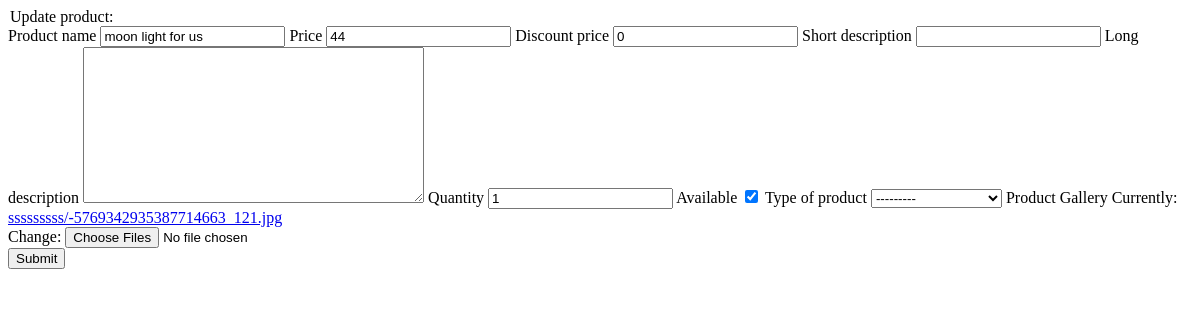
Before: /update/8/ (signed in) with the older database file.
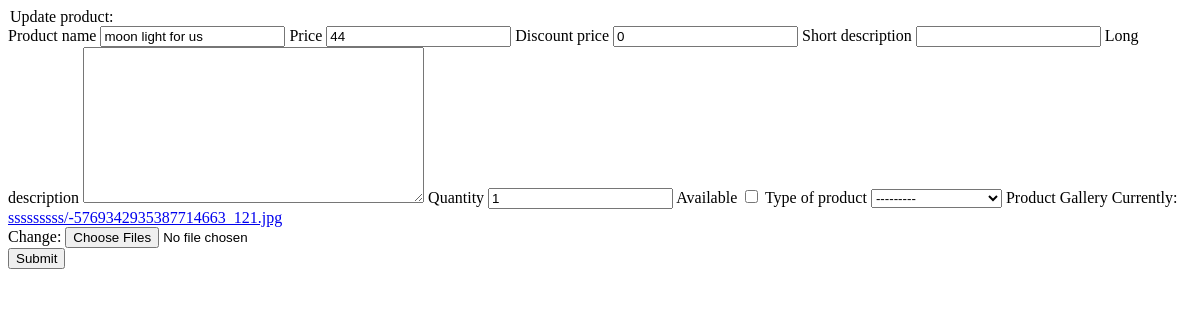
After: the same page with the newer database file.
### product/models.py (models this page shows, shortened)
class Product(models.Model):
    create = models.DateTimeField(auto_now_add=True)
    by_user = models.CharField(_("User"), max_length=50, null=True, blank=True)
    name = models.CharField(_("Product name"), max_length=50)
    price = models.PositiveIntegerField(_("Price"))
    discount_price = models.PositiveIntegerField(_("Discount price"), default=0, blank=True)
    short_description = models.CharField(_("Short description"), max_length=50, null=True, blank=True)
    long_description = models.TextField(_("Long description"), null=True, blank=True)
    quantity_in_stock = models.PositiveIntegerField(_("Quantity"), default=1, blank=True)
    available = models.BooleanField(_("Available"), default=True)
    product_type = models.CharField(_("Type of product"), choices=TYPE, max_length=50, null=True, blank=True)
    product_image = models.ImageField(_("Product Gallery"))
    is_deleted = models.BooleanField(default=False)
    objects = models.Manager()
    is_available = ProductManager()

### product/views.py (the view, shortened to what this page needs)
# urls.py: path('update/<int:pk>/', UpdateProduct.as_view(), name="update-product"),
class UpdateProduct(LoginRequiredMixin, PermissionRequiredMixin, UpdateView):
    model = Product
    form_class = ProductForm
    permission_required = 'product.change_product'
    template_name = "product/create_update_product.html"
    def get_context_data(self, **kwargs):
        context = super().get_context_data(**kwargs)
        context["title"] = "Update product"
        return context

### product/forms.py
class ProductForm(forms.ModelForm):
    class Meta:
        model = Product
        fields = ['name', 'price', 'discount_price', 'short_description', 'long_description', 'quantity_in_stock', 'available', 'product_type','product_image']
    def __init__(self, *args, **kwargs):
        super().__init__(*args, **kwargs)
        self.fields['product_image'].widget.attrs.update({'multiple':True})

### cart/context_processors.py (called while the page is built)
def context_cart_item(request):
    cart_item, cart_item_number = CartItem.objects.none(), 0
    if request.user.is_authenticated:
        try:
            cart = get_object_or_404(Cart, cart_user=request.user, complete=False)
            cart_item = cart.cartitem_set.all()
            cart_item_number = cart_item.count()
        except:
            pass
    context = {
        'context_cart_item': cart_item,
        'cart_item_number': cart_item_number,
    }
    return context

### product/templates/product/create_update_product.html (shortened to what this page needs)
{% block content %}
    <div class="profile_information">
        <form action = '' method="POST" enctype="multipart/form-data">
            <div class="profile__form">
                <legend>{{title}}:</legend>
                {% for field in form %}
                    <label>{{field.label}}
                        {{field}}
                    </label>
                {% endfor %}
            </div>
            <input class="active_btn" type="submit" value="Submit">
        </form>
    </div>
{% endblock content %}

Changed rows visible on the page:
changed Product "moon light for us": available "☑" → "☐"
